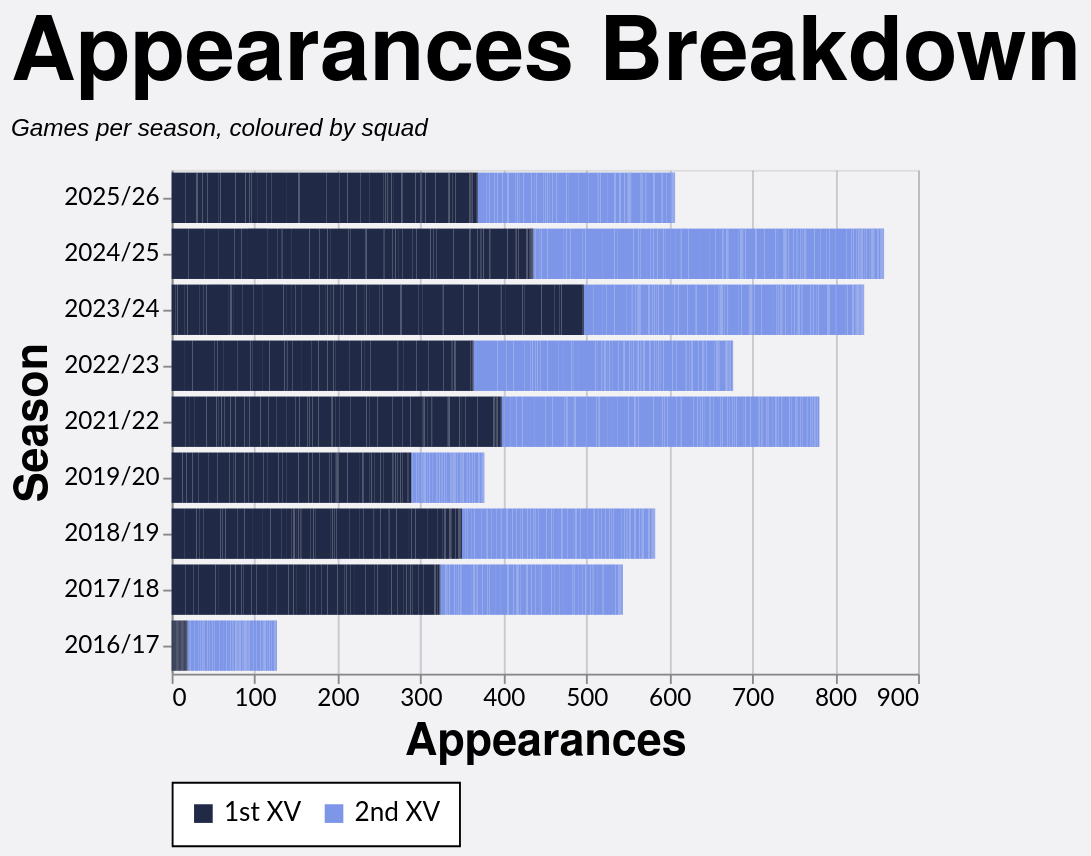

Vega-Lite specification for this chart:
### Vega-Lite specification from a JSON file in a GitHub repository (floating-point values rounded to 4 significant figures; data arrays with more than 128 entries replaced by an {"elided": "..."} marker saying what was removed)
{"config": {"axis": {"labelFont": "Lato, sans-serif", "titleFont": "PT Sans Narrow, Helvetica Neue, Helvetica, Arial, sans-serif", "labelFontSize": 13, "titleFontSize": 24, "gridColor": "#202947", "gridOpacity": 0.2}, "header": {"labelFont": "PT Sans Narrow, Helvetica Neue, Helvetica, Arial, sans-serif", "titleFont": "PT Sans Narrow, Helvetica Neue, Helvetica, Arial, sans-serif", "labelFontSize": 24, "titleFontSize": 28, "labelFontWeight": "bold", "orient": "left"}, "legend": {"labelFont": "Lato, sans-serif", "titleFont": "PT Sans Narrow, Helvetica Neue, Helvetica, Arial, sans-serif", "labelFontSize": 14, "titleFontSize": 16, "titlePadding": 5, "fillColor": "white", "strokeColor": "black", "padding": 10, "titleFontWeight": "lighter", "titleFontStyle": "italic", "titleColor": "gray", "offset": 10}, "title": {"font": "PT Sans Narrow, Helvetica Neue, Helvetica, Arial, sans-serif", "fontSize": 48, "fontWeight": "bold", "anchor": "start", "align": "center", "titlePadding": 20, "subtitlePadding": 10, "subtitleFontSize": 13, "subtitleColor": "", "subtitleFontStyle": "italic", "offset": 15, "color": "black"}, "axisX": {"labelAngle": 0}, "facet": {"title": null, "header": null, "align": {"row": "each", "column": "each"}}, "resolve": {"scale": {"y": "independent", "facet": "independent"}}, "background": "#f2f1f4"}, "data": {"name": "data-f32f0d3a08fbc21ca98bc6c656284112"}, "mark": {"type": "bar"}, "encoding": {"color": {"field": "color_value", "legend": {"orient": "bottom", "title": null}, "scale": {"range": ["#202946", "#7d96e8", "#99151520"]}, "sort": ["1st XV", "2nd XV", "Unknown"], "type": "nominal"}, "tooltip": [{"field": "player", "title": "Player", "type": "nominal"}, {"field": "season", "title": "Season", "type": "nominal"}, {"field": "color_value", "title": "Group", "type": "nominal"}, {"aggregate": "sum", "field": "apps", "title": "Appearances", "type": "quantitative"}], "x": {"aggregate": "sum", "field": "apps", "title": "Appearances", "type": "quantitative"}, "y": {"field": "season", "sort": {"field": "season_sort", "op": "max", "order": "descending"}, "title": "Season", "type": "nominal"}}, "height": {"step": 30}, "title": {"text": "Appearances Breakdown", "subtitle": "Games per season, coloured by squad"}, "width": 400, "$schema": "https://vega.github.io/schema/vega-lite/v5.20.1.json", "datasets": {"data-f32f0d3a08fbc21ca98bc6c656284112": {"elided": "2518 records"}}}
